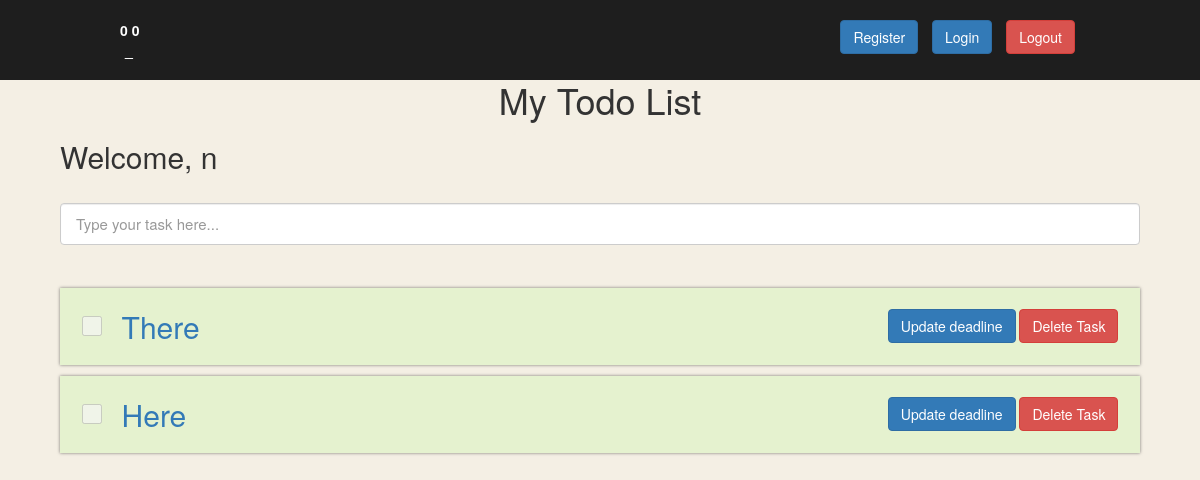
Page / (signed in) on the earlier database version.
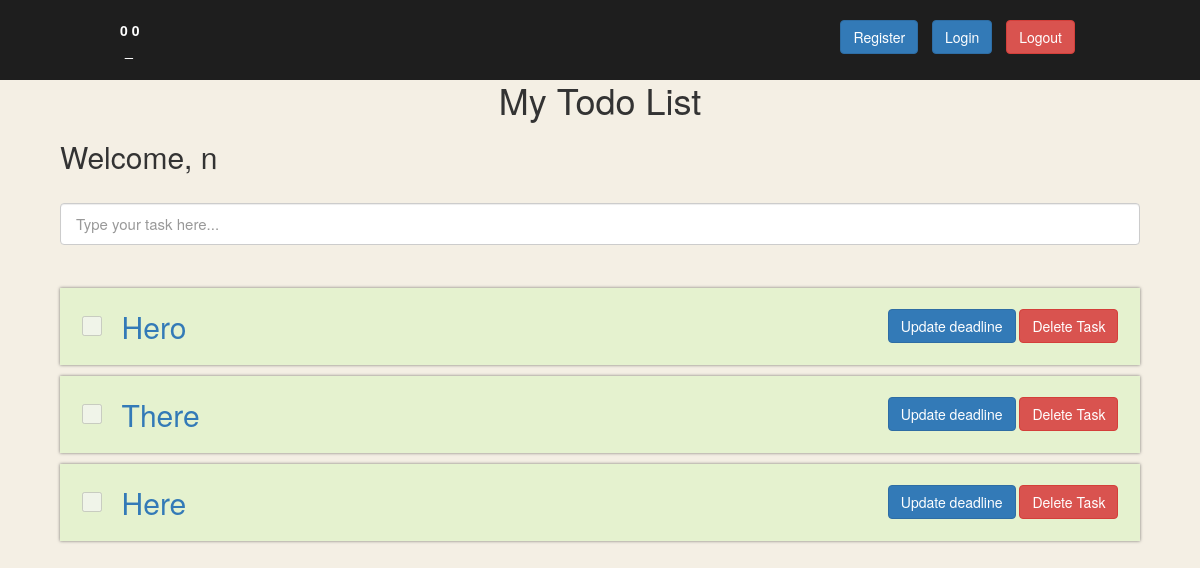
Same page on the later database version.
### main.py (models this page shows)
class ToDoTask(db.Model):
    id = db.Column(db.Integer, primary_key=True)
    task = db.Column(db.String(1000), nullable=False)
    completed = db.Column(db.Boolean, nullable=False)
    deadline = db.Column(db.DateTime)
    user = relationship('User', back_populates='tasks')
    user_id = db.Column(db.Integer, db.ForeignKey("user.id"))

### main.py (the view, shortened to what this page needs)
@app.route("/", methods=["GET", "POST"])
def home():
    form = AddTaskForm()
    with app.app_context():
        if current_user.is_authenticated:
            task_list = ToDoTask.query.filter_by(user_id=current_user.id)
        else:
            task_list = ToDoTask.query.filter_by(user_id=None)
    return render_template("index.html", form=form, tasks=task_list)

### form.py
class AddTaskForm(FlaskForm):
    task = StringField(label="",
                       validators=[DataRequired(), Length(1, 1000)],
                       render_kw={"placeholder": "Type your task here..."})

### main.py (called while the page is built)
@login_manager.user_loader
def load_user(user_id):
    return User.query.get(user_id)

### templates/index.html (shortened to what this page needs)
{% include 'partials/header.html' %}
{% import 'bootstrap/wtf.html' as wtf %}
{% block content %}
<h1 class="main-heading">My Todo List</h1>
{% if current_user.name: %}
<h2>Welcome, {{ current_user.name }}</h2>
{% endif %}
{{ wtf.quick_form(form, novalidate=True) }}
{% for todo in tasks|reverse: %}
<div class="task {{'completed' if todo.completed else ''}}">
    <div class="task-info">
        <a class="task-link" href="{{url_for('change_task_status', task_id=todo.id)}}">
            <h2 class="task-name">{{todo.task}}</h2>
            {% if todo.completed %}
            <input type="checkbox" disabled checked>
            {%else: %}
            <input type="checkbox" disabled>
            {% endif %}
        </a>
    </div>
    <div>
        <a href="{{ url_for('add_deadline', task_id=todo.id) }}" class="btn btn-primary"> Update deadline</a>
        <a href="{{url_for('delete_task', task_id=todo.id) }}" class="btn btn-danger">Delete Task</a>
    </div>
</div>
{% endfor %}
{% endblock %}

Differences in the rows shown:
added ToDoTask: task "Hero"
